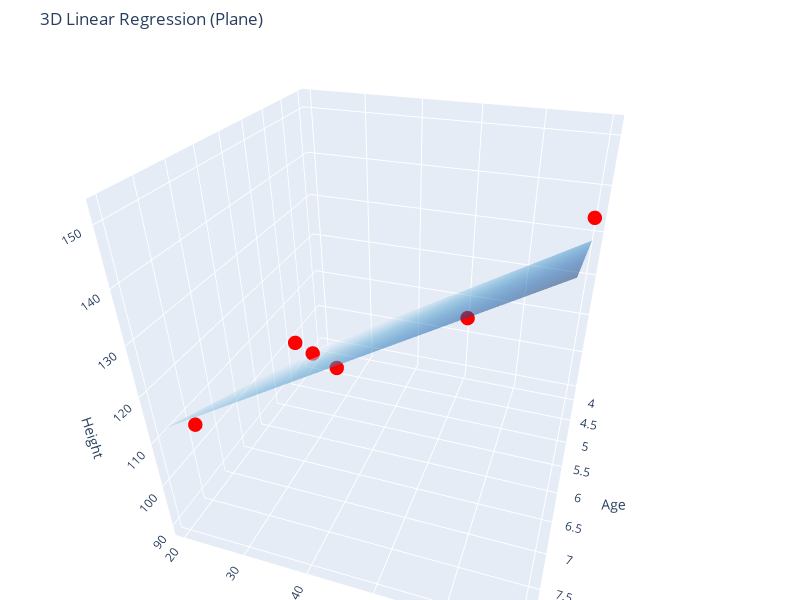

The notebook cell saved with this chart:
### Code cell
# Create Grid (Mesh)
x_grid = np.linspace(data[:, 0].min(), data[:, 0].max(), 10)
y_grid = np.linspace(data[:, 1].min(), data[:, 1].max(), 10)
xx, yy = np.meshgrid(x_grid, y_grid)

# Calculate Z for Grid (Plane Equation)
# z = intercept + w1*x + w2*y
zz = beta[0] + beta[1]*xx + beta[2]*yy

# Plotting
fig = go.Figure()

# Scatter Points
_ = fig.add_trace(go.Scatter3d(
    x=data[:, 0], y=data[:, 1], z=y,
    mode='markers', marker=dict(size=5, color='red'),
    name='Actual Data'
))

# Regression Plane
_ = fig.add_trace(go.Surface(
    x=xx, y=yy, z=zz,
    opacity=0.5, colorscale='blues', showscale=False,
    name='Regression Plane'
))

# Layout
fig.update_layout(
    title='3D Linear Regression (Plane)',
    scene=dict(
        xaxis_title='Age',
        yaxis_title='Weight',
        zaxis_title='Height',
        camera=dict(
          eye=dict(x=1.5, y=0.5, z=1)  # Position of the "eye" relative to center (0,0,0)
        )
    ),
    width=800, height=600,
    margin=dict(l=0, r=0, b=0, t=50)
)

### Figure 1 — Plotly figure (JSON) as saved in the notebook; plotly's stock layout.template omitted (floating-point values rounded to 4 significant figures)
{"data": [{"marker": {"color": "red", "size": 5}, "mode": "markers", "name": "Actual Data", "type": "scatter3d", "x": [5, 6, 8, 7, 4, 5], "y": [20, 30, 25, 40, 50, 70], "z": [100, 110, 115, 120, 105, 140]}, {"colorscale": [[0, "rgb(247,251,255)"], [0.125, "rgb(222,235,247)"], [0.25, "rgb(198,219,239)"], [0.375, "rgb(158,202,225)"], [0.5, "rgb(107,174,214)"], [0.625, "rgb(66,146,198)"], [0.75, "rgb(33,113,181)"], [0.875, "rgb(8,81,156)"], [1, "rgb(8,48,107)"]], "name": "Regression Plane", "opacity": 0.5, "showscale": false, "type": "surface", "x": [[4.0, 4.444, 4.889, 5.333, 5.778, 6.222, 6.667, 7.111, 7.556, 8.0], [4.0, 4.444, 4.889, 5.333, 5.778, 6.222, 6.667, 7.111, 7.556, 8.0], [4.0, 4.444, 4.889, 5.333, 5.778, 6.222, 6.667, 7.111, 7.556, 8.0], [4.0, 4.444, 4.889, 5.333, 5.778, 6.222, 6.667, 7.111, 7.556, 8.0], [4.0, 4.444, 4.889, 5.333, 5.778, 6.222, 6.667, 7.111, 7.556, 8.0], [4.0, 4.444, 4.889, 5.333, 5.778, 6.222, 6.667, 7.111, 7.556, 8.0], [4.0, 4.444, 4.889, 5.333, 5.778, 6.222, 6.667, 7.111, 7.556, 8.0], [4.0, 4.444, 4.889, 5.333, 5.778, 6.222, 6.667, 7.111, 7.556, 8.0], [4.0, 4.444, 4.889, 5.333, 5.778, 6.222, 6.667, 7.111, 7.556, 8.0], [4.0, 4.444, 4.889, 5.333, 5.778, 6.222, 6.667, 7.111, 7.556, 8.0]], "y": [[20.0, 20.0, 20.0, 20.0, 20.0, 20.0, 20.0, 20.0, 20.0, 20.0], [25.56, 25.56, 25.56, 25.56, 25.56, 25.56, 25.56, 25.56, 25.56, 25.56], [31.11, 31.11, 31.11, 31.11, 31.11, 31.11, 31.11, 31.11, 31.11, 31.11], [36.67, 36.67, 36.67, 36.67, 36.67, 36.67, 36.67, 36.67, 36.67, 36.67], [42.22, 42.22, 42.22, 42.22, 42.22, 42.22, 42.22, 42.22, 42.22, 42.22], [47.78, 47.78, 47.78, 47.78, 47.78, 47.78, 47.78, 47.78, 47.78, 47.78], [53.33, 53.33, 53.33, 53.33, 53.33, 53.33, 53.33, 53.33, 53.33, 53.33], [58.89, 58.89, 58.89, 58.89, 58.89, 58.89, 58.89, 58.89, 58.89, 58.89], [64.44, 64.44, 64.44, 64.44, 64.44, 64.44, 64.44, 64.44, 64.44, 64.44], [70.0, 70.0, 70.0, 70.0, 70.0, 70.0, 70.0, 70.0, 70.0, 70.0]], "z": [[89.3, 91.88, 94.46, 97.03, 99.61, 102.2, 104.8, 107.3, 109.9, 112.5], [93.67, 96.25, 98.82, 101.4, 104.0, 106.6, 109.1, 111.7, 114.3, 116.9], [98.04, 100.6, 103.2, 105.8, 108.3, 110.9, 113.5, 116.1, 118.7, 121.2], [102.4, 105.0, 107.6, 110.1, 112.7, 115.3, 117.9, 120.4, 123.0, 125.6], [106.8, 109.3, 111.9, 114.5, 117.1, 119.7, 122.2, 124.8, 127.4, 130.0], [111.1, 113.7, 116.3, 118.9, 121.4, 124.0, 126.6, 129.2, 131.8, 134.3], [115.5, 118.1, 120.7, 123.2, 125.8, 128.4, 131.0, 133.5, 136.1, 138.7], [119.9, 122.4, 125.0, 127.6, 130.2, 132.8, 135.3, 137.9, 140.5, 143.1], [124.2, 126.8, 129.4, 132.0, 134.5, 137.1, 139.7, 142.3, 144.9, 147.4], [128.6, 131.2, 133.8, 136.3, 138.9, 141.5, 144.1, 146.6, 149.2, 151.8]]}], "layout": {"height": 600, "margin": {"b": 0, "l": 0, "r": 0, "t": 50}, "scene": {"camera": {"eye": {"x": 1.5, "y": 0.5, "z": 1}}, "xaxis": {"title": {"text": "Age"}}, "yaxis": {"title": {"text": "Weight"}}, "zaxis": {"title": {"text": "Height"}}}, "title": {"text": "3D Linear Regression (Plane)"}, "width": 800}}
